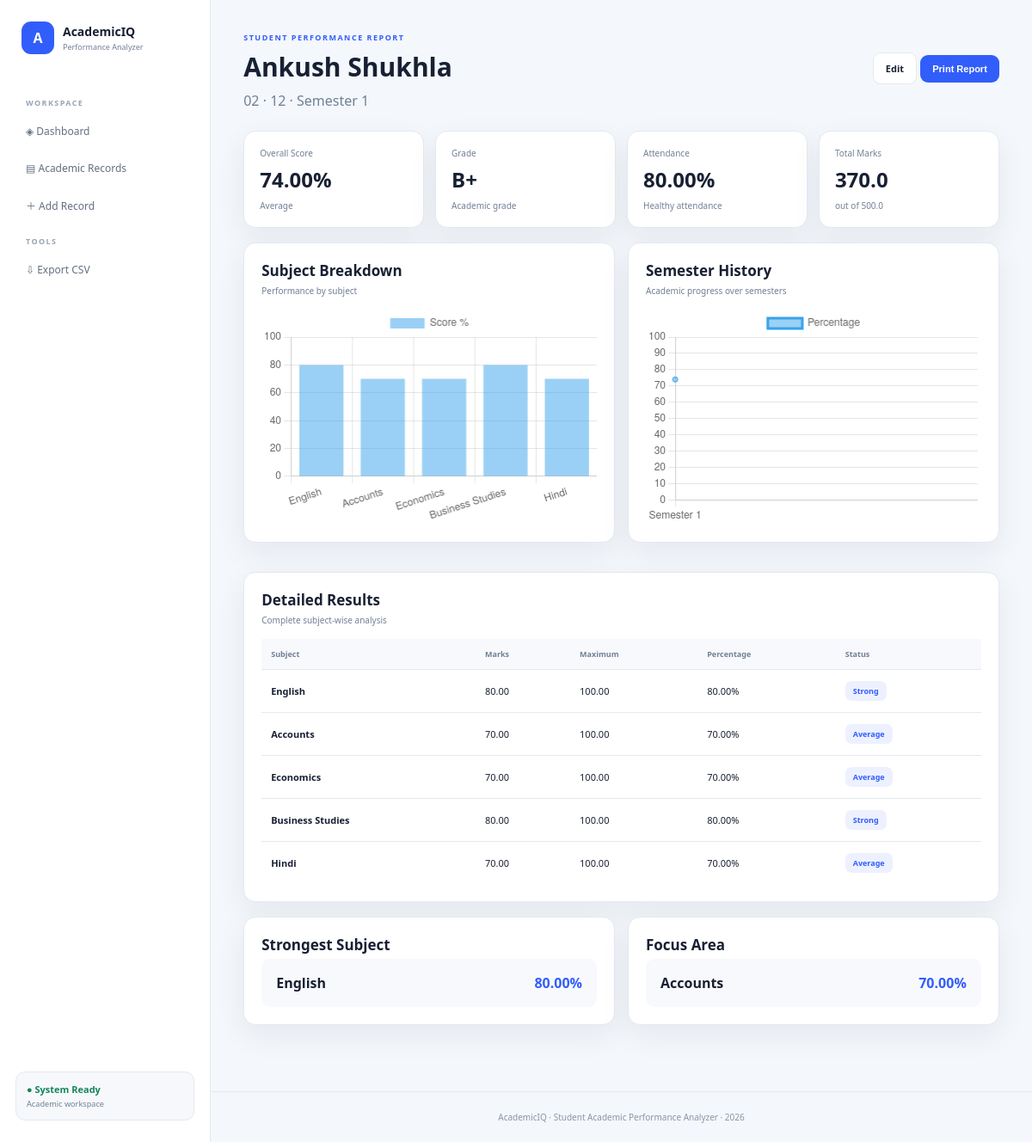
Page /report/3 on the committed database.
### tables this page shows
CREATE TABLE students (

            id INTEGER PRIMARY KEY AUTOINCREMENT,

            name TEXT NOT NULL,

            roll_no TEXT NOT NULL UNIQUE,

            class_name TEXT NOT NULL,

            created_at TIMESTAMP
            DEFAULT CURRENT_TIMESTAMP
        );

CREATE TABLE academic_records (

            id INTEGER PRIMARY KEY AUTOINCREMENT,

            student_id INTEGER NOT NULL,

            semester TEXT NOT NULL,

            attendance REAL NOT NULL DEFAULT 0,

            total REAL NOT NULL DEFAULT 0,

            max_total REAL NOT NULL DEFAULT 0,

            percentage REAL NOT NULL DEFAULT 0,

            grade TEXT NOT NULL DEFAULT 'F',

            performance TEXT NOT NULL DEFAULT 'Poor',

            created_at TIMESTAMP
            DEFAULT CURRENT_TIMESTAMP,

            FOREIGN KEY(student_id)
            REFERENCES students(id)
            ON DELETE CASCADE,

            UNIQUE(student_id, semester)
        );

CREATE TABLE subjects (

            id INTEGER PRIMARY KEY AUTOINCREMENT,

            record_id INTEGER NOT NULL,

            subject_name TEXT NOT NULL,

            marks REAL NOT NULL,

            max_marks REAL NOT NULL,

            FOREIGN KEY(record_id)
            REFERENCES academic_records(id)
            ON DELETE CASCADE
        );

### app.py (the view)
@app.route(
    "/report/<int:record_id>"
)
def report(record_id):
    connection = get_db()
    record, subjects = get_record(
        connection,
        record_id
    )
    if not record:
        connection.close()
        return (
            "Academic record not found",
            404
        )
    highest = None
    lowest = None
    if subjects:
        highest = max(
            subjects,
            key=lambda subject:
                subject["marks"]
                / subject["max_marks"]
        )
        lowest = min(
            subjects,
            key=lambda subject:
                subject["marks"]
                / subject["max_marks"]
        )
    history = connection.execute(
        """
        SELECT

            semester,

            percentage,

            grade

        FROM academic_records

        WHERE student_id = ?

        ORDER BY id
        """,
        (
            record["student_id"],
        )
    ).fetchall()
    connection.close()
    subject_names = [
        subject["subject_name"]
        for subject in subjects
    ]
    subject_percentages = [
        round(
            (
                subject["marks"]
                /
                subject["max_marks"]
            ) * 100,
            2
        )
        for subject in subjects
    ]
    return render_template(
        "report.html",
        record=record,
        subjects=subjects,
        highest=highest,
        lowest=lowest,
        subject_names=subject_names,
        subject_percentages=subject_percentages,
        history=history
    )

### app.py (called while the page is built)
def get_db():
    connection = sqlite3.connect(
        DATABASE
    )
    connection.row_factory = sqlite3.Row
    connection.execute(
        "PRAGMA foreign_keys = ON"
    )
    return connection

def get_record(
    connection,
    record_id
):
    record = connection.execute(
        """
        SELECT

            ar.*,

            s.name,

            s.roll_no,

            s.class_name,

            s.id AS student_id

        FROM academic_records ar

        JOIN students s
        ON s.id = ar.student_id

        WHERE ar.id = ?

        """,
        (
            record_id,
        )
    ).fetchone()
    if not record:
        return None, []
    subjects = connection.execute(
        """
        SELECT *

        FROM subjects

        WHERE record_id = ?

        ORDER BY id
        """,
        (
            record_id,
        )
    ).fetchall()
    return record, subjects

### templates/report.html (shortened to what this page needs)
{% extends "base.html" %}
{% block content %}
<div class="page-title">
    <div>
        <span class="eyebrow">
            STUDENT PERFORMANCE REPORT
        </span>
        <h1>
            {{ record.name }}
        </h1>
        <p>
            {{ record.roll_no }}
            ·
            {{ record.class_name }}
            ·
            {{ record.semester }}
        </p>
    </div>
    <div>
        <a
            href="{{ url_for(
                'edit_student',
                record_id=record.id
            ) }}"
            class="btn secondary"
        >
            Edit
        </a>
        <button
            onclick="window.print()"
            class="btn primary"
        >
            Print Report
        </button>
    </div>
</div>
<section class="stats-grid">
    <article class="stat-card">
        <span>
            Overall Score
        </span>
        <strong>
            {{ "%.2f"|format(
                record.percentage
            ) }}%
        </strong>
        <small>
            {{ record.performance }}
        </small>
    </article>
    <article class="stat-card">
        <span>
            Grade
        </span>
        <strong>
            {{ record.grade }}
        </strong>
        <small>
            Academic grade
        </small>
    </article>
    <article class="stat-card">
        <span>
            Attendance
        </span>
        <strong>
            {{ "%.2f"|format(
                record.attendance
            ) }}%
        </strong>
        <small>
            {% if record.attendance < 75 %}
                Needs attention
            {% else %}
                Healthy attendance
            {% endif %}
        </small>
    </article>
    <article class="stat-card">
        <span>
            Total Marks
        </span>
        <strong>
            {{ "%.1f"|format(record.total) }}
        </strong>
        <small>
            out of
            {{ "%.1f"|format(record.max_total) }}
        </small>
    </article>
</section>
<section class="dashboard-grid">
    <article class="panel">
        <div class="panel-header">
            <div>
                <h2>
                    Subject Breakdown
                </h2>
                <p>
                    Performance by subject
                </p>
            </div>
        </div>
        <div class="chart-container">
            <canvas id="reportSubjectChart"></canvas>
        </div>
    </article>
    <article class="panel">
        <div class="panel-header">
            <div>
                <h2>
                    Semester History
                </h2>
                <p>
                    Academic progress over semesters
                </p>
            </div>
        </div>
        <div class="chart-container">
            <canvas id="historyChart"></canvas>
        </div>
    </article>
</section>
<section class="panel">
    <div class="panel-header">
        <div>
            <h2>
                Detailed Results
            </h2>
            <p>
                Complete subject-wise analysis
            </p>
        </div>
    </div>
    <div class="table-wrap">
        <table>
            <thead>
                <tr>
                    <th>
                        Subject
                    </th>
                    <th>
                        Marks
                    </th>
                    <th>
                        Maximum
                    </th>
                    <th>
                        Percentage
                    </th>
                    <th>
                        Status
                    </th>
                </tr>
            </thead>
            <tbody>
                {% for subject in subjects %}
                {% set percentage =
                    subject.marks
                    /
                    subject.max_marks
                    *
                    100
                %}
                <tr>
                    <td>
                        <strong>
                            {{ subject.subject_name }}
                        </strong>
                    </td>
                    <td>
                        {{ "%.2f"|format(
                            subject.marks
                        ) }}
                    </td>
                    <td>
                        {{ "%.2f"|format(
                            subject.max_marks
                        ) }}
                    </td>
                    <td>
                        {{ "%.2f"|format(
                            percentage
                        ) }}%
                    </td>
                    <td>
                        <span class="status-badge">
                            {% if percentage >= 75 %}
                                Strong
                            {% elif percentage >= 50 %}
                                Average
                            {% else %}
                                Needs Work
                            {% endif %}
                        </span>
                    </td>
                </tr>
                {% endfor %}
            </tbody>
        </table>
    </div>
</section>
<section class="dashboard-grid">
    <article class="panel">
        <h2>
            Strongest Subject
        </h2>
        {% if highest %}
        <div class="insight-card">
            <strong>
                {{ highest.subject_name }}
            </strong>
            <span>
                {{ "%.2f"|format(
                    highest.marks
                    /
                    highest.max_marks
                    *
                    100
                ) }}%
            </span>
        </div>
        {% endif %}
    </article>
    <article class="panel">
        <h2>
            Focus Area
        </h2>
        {% if lowest %}
        <div class="insight-card">
            <strong>
                {{ lowest.subject_name }}
            </strong>
            <span>
                {{ "%.2f"|format(
                    lowest.marks
                    /
                    lowest.max_marks
                    *
                    100
                ) }}%
            </span>
        </div>
        {% endif %}
    </article>
</section>
{% endblock %}
{% block scripts %}
<script>
new Chart(
    document.getElementById(
        "reportSubjectChart"
    ),
    {
        type: "bar",
        data: {
            labels:
                {{ subject_names|tojson }},
            datasets: [
                {
                    label: "Score %",
                    data:
                        {{ subject_percentages|tojson }}
                }
            ]
        },
        options: {
            responsive: true,
            maintainAspectRatio: false,
            scales: {
                y: {
                    beginAtZero: true,
                    max: 100
                }
            }
        }
    }
);
new Chart(
    document.getElementById(
        "historyChart"
    ),
    {
        type: "line",
        data: {
            labels:
                {{ history
                    | map(attribute='semester')
                    | list
                    | tojson
                }},
            datasets: [
                {
                    label: "Percentage",
                    data:
                        {{ history
                            | map(attribute='percentage')
                            | list
                            | tojson
                        }},
                    tension: 0.35
                }
            ]
        },
        options: {
            responsive: true,
            maintainAspectRatio: false,
            scales: {
                y: {
                    beginAtZero: true,
                    max: 100
                }
            }
        }
    }
);
</script>
{% endblock %}

### static/style.css (style rules this page uses)
* { box-sizing: border-box; }
:root { --background: #f4f7fb; --surface: #ffffff; --surface-soft: #f8f9fc; --text: #182033; --muted: #718096; --border: #e4e9f1; --primary: #315efb; --primary-soft: #edf1ff; --success: #16855b; --danger: #d9485f; --warning: #d38b00; --shadow: 0 12px 35px rgba(26, 39, 67, 0.07); }
body { margin: 0; background: var(--background); color: var(--text); font-family: "Segoe UI", Arial, sans-serif; }
.eyebrow { color: var(--primary); font-size: 9px; font-weight: 800; letter-spacing: 1.5px; }
.hero h1, .page-title h1 { margin: 5px 0 7px; font-size: 30px; }
.hero p, .page-title p { color: var(--muted); line-height: 1.55; margin: 0; }
.btn { display: inline-flex; align-items: center; justify-content: center; border: 0; border-radius: 9px; padding: 10px 14px; text-decoration: none; cursor: pointer; font-size: 11px; font-weight: 700; white-space: nowrap; }
.btn.primary { background: var(--primary); color: #ffffff; }
.btn.secondary { background: #ffffff; color: var(--text); border: 1px solid var(--border); }
.page-title { display: flex; align-items: center; justify-content: space-between; gap: 20px; margin-bottom: 22px; }
.stats-grid { display: grid; grid-template-columns: repeat(4, 1fr); gap: 13px; margin-bottom: 17px; }
.stat-card { background: var(--surface); border: 1px solid var(--border); border-radius: 14px; padding: 18px; box-shadow: var(--shadow); }
.stat-card span, .stat-card small { display: block; color: var(--muted); font-size: 10px; }
.stat-card strong { display: block; font-size: 24px; margin: 7px 0; }
.dashboard-grid { display: grid; grid-template-columns: 1fr 1fr; gap: 15px; margin-bottom: 17px; }
.panel { background: var(--surface); border: 1px solid var(--border); border-radius: 14px; padding: 20px; box-shadow: var(--shadow); margin-bottom: 17px; }
.panel-header { display: flex; align-items: center; justify-content: space-between; gap: 15px; margin-bottom: 15px; }
.panel h2 { margin: 0 0 5px; font-size: 17px; }
.panel-header p { color: var(--muted); font-size: 10px; margin: 0; }
.chart-container { height: 250px; position: relative; }
.table-wrap { overflow-x: auto; }
table { width: 100%; border-collapse: collapse; }
th { background: #f8f9fc; color: var(--muted); font-size: 9px; text-align: left; padding: 11px; white-space: nowrap; }
td { padding: 13px 11px; border-top: 1px solid var(--border); font-size: 11px; white-space: nowrap; }
.badge, .soft-badge, .status-badge { display: inline-block; padding: 5px 9px; border-radius: 7px; font-size: 9px; font-weight: 800; }
.status-badge { background: #edf1ff; color: var(--primary); }
.insight-card { display: flex; justify-content: space-between; align-items: center; background: #f8f9fc; padding: 17px; border-radius: 10px; }
.insight-card span { color: var(--primary); font-weight: 800; }

### rows in the picture
students: name "Ankush Shukhla", roll_no "02", class_name "12"
academic_records: semester "Semester 1", percentage "74.00", performance "Average", grade "B+", attendance "80.00", total "370.0", max_total "500.0"
subjects: subject_name "English", marks "80.00", max_marks "100.00", shows "Strong", marks+max_marks "80.00"
subjects: subject_name "Accounts", marks "70.00", max_marks "100.00", shows "Average", marks+max_marks "70.00"
subjects: subject_name "Economics", marks "70.00", max_marks "100.00", shows "Average"
subjects: subject_name "Business Studies", marks "80.00", max_marks "100.00", shows "Strong"
subjects: subject_name "Hindi", marks "70.00", max_marks "100.00", shows "Average"

### other values in the picture
chart data {{ subject_names|tojson }} ["English", "Accounts", "Economics", "Business Studies", "Hindi"]
chart data {{ subject_percentages|tojson }} [80.0, 70.0, 70.0, 80.0, 70.0]
